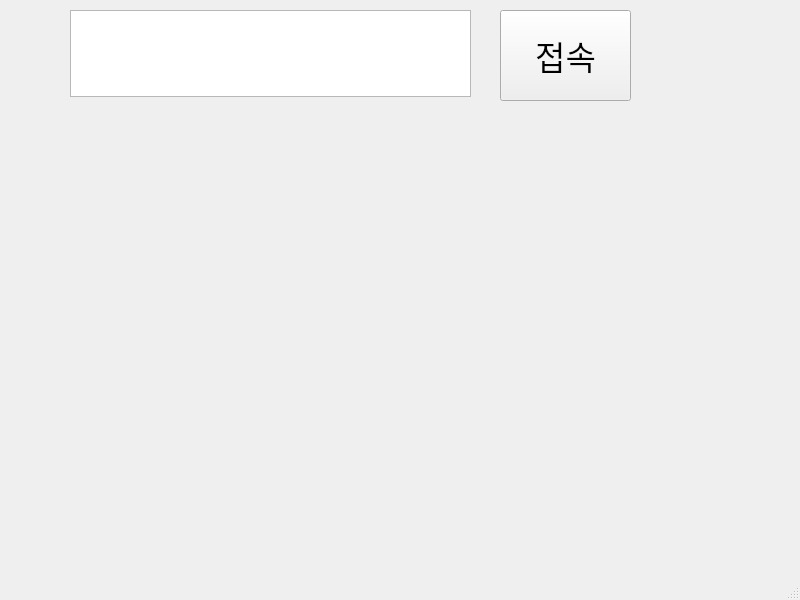
<?xml version="1.0" encoding="UTF-8"?>
<ui version="4.0">
 <class>mainWindow</class>
 <widget class="QMainWindow" name="MainWindow">
  <property name="geometry">
   <rect>
    <x>0</x>
    <y>0</y>
    <width>800</width>
    <height>600</height>
   </rect>
  </property>
  <property name="windowTitle">
   <string>Kitear Browser</string>
  </property>
  <widget class="QWidget" name="centralwidget">
   <widget class="QTextEdit" name="textEdit">
    <property name="geometry">
     <rect>
      <x>70</x>
      <y>10</y>
      <width>401</width>
      <height>87</height>
     </rect>
    </property>
    <property name="font">
     <font>
      <pointsize>25</pointsize>
     </font>
    </property>
   </widget>
   <widget class="QPushButton" name="pushButton">
    <property name="geometry">
     <rect>
      <x>500</x>
      <y>10</y>
      <width>131</width>
      <height>91</height>
     </rect>
    </property>
    <property name="font">
     <font>
      <pointsize>25</pointsize>
     </font>
    </property>
    <property name="text">
     <string>접속</string>
    </property>
   </widget>
  </widget>
  <widget class="QMenuBar" name="menubar">
   <property name="geometry">
    <rect>
     <x>0</x>
     <y>0</y>
     <width>800</width>
     <height>26</height>
    </rect>
   </property>
  </widget>
  <widget class="QStatusBar" name="statusbar"/>
 </widget>
 <resources/>
 <connections/>
</ui>
